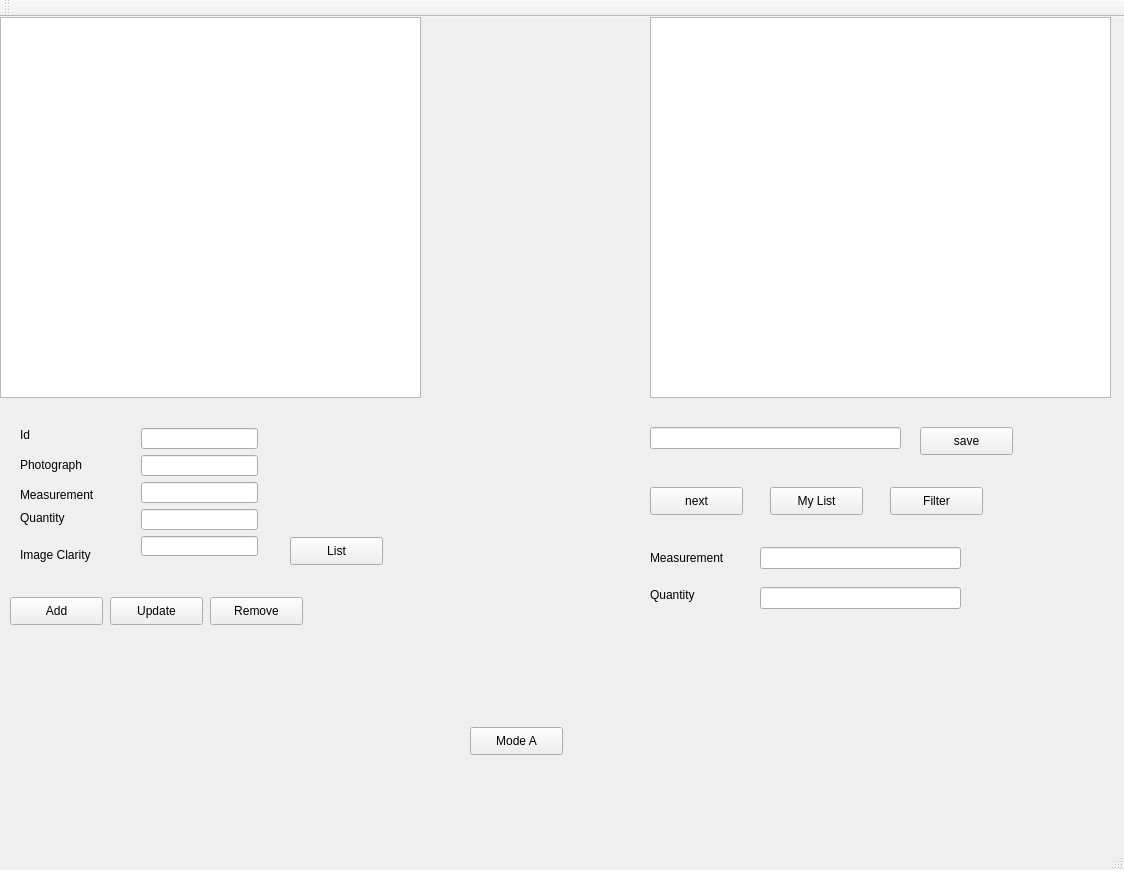
<?xml version="1.0" encoding="UTF-8"?>
<ui version="4.0">
 <class>QtGuiApplication3Class</class>
 <widget class="QMainWindow" name="QtGuiApplication3Class">
  <property name="geometry">
   <rect>
    <x>0</x>
    <y>0</y>
    <width>1124</width>
    <height>870</height>
   </rect>
  </property>
  <property name="windowTitle">
   <string>QtGuiApplication3</string>
  </property>
  <widget class="QWidget" name="centralWidget">
   <widget class="QListWidget" name="listWidget">
    <property name="geometry">
     <rect>
      <x>0</x>
      <y>0</y>
      <width>421</width>
      <height>381</height>
     </rect>
    </property>
   </widget>
   <widget class="QLabel" name="label">
    <property name="geometry">
     <rect>
      <x>20</x>
      <y>410</y>
      <width>16</width>
      <height>16</height>
     </rect>
    </property>
    <property name="text">
     <string>Id</string>
    </property>
    <property name="buddy">
     <cstring>textBoxId</cstring>
    </property>
   </widget>
   <widget class="QLabel" name="label_2">
    <property name="geometry">
     <rect>
      <x>20</x>
      <y>470</y>
      <width>78</width>
      <height>16</height>
     </rect>
    </property>
    <property name="text">
     <string>Measurement</string>
    </property>
    <property name="buddy">
     <cstring>textBoxMeasurement</cstring>
    </property>
   </widget>
   <widget class="QLabel" name="label_3">
    <property name="geometry">
     <rect>
      <x>20</x>
      <y>440</y>
      <width>65</width>
      <height>16</height>
     </rect>
    </property>
    <property name="text">
     <string>Photograph</string>
    </property>
    <property name="buddy">
     <cstring>textBoxPhotograph</cstring>
    </property>
   </widget>
   <widget class="QLabel" name="label_5">
    <property name="geometry">
     <rect>
      <x>20</x>
      <y>530</y>
      <width>78</width>
      <height>16</height>
     </rect>
    </property>
    <property name="text">
     <string>Image Clarity</string>
    </property>
    <property name="buddy">
     <cstring>textBoxImageClarity</cstring>
    </property>
   </widget>
   <widget class="QLabel" name="label_4">
    <property name="geometry">
     <rect>
      <x>20</x>
      <y>490</y>
      <width>78</width>
      <height>22</height>
     </rect>
    </property>
    <property name="text">
     <string>Quantity</string>
    </property>
    <property name="buddy">
     <cstring>textBoxQuantity</cstring>
    </property>
   </widget>
   <widget class="QPushButton" name="addButton">
    <property name="geometry">
     <rect>
      <x>10</x>
      <y>580</y>
      <width>93</width>
      <height>28</height>
     </rect>
    </property>
    <property name="text">
     <string>Add</string>
    </property>
   </widget>
   <widget class="QPushButton" name="UpdateButton">
    <property name="geometry">
     <rect>
      <x>110</x>
      <y>580</y>
      <width>93</width>
      <height>28</height>
     </rect>
    </property>
    <property name="text">
     <string>Update</string>
    </property>
   </widget>
   <widget class="QPushButton" name="listButton">
    <property name="geometry">
     <rect>
      <x>290</x>
      <y>520</y>
      <width>93</width>
      <height>28</height>
     </rect>
    </property>
    <property name="text">
     <string>List</string>
    </property>
   </widget>
   <widget class="QPushButton" name="removeButton">
    <property name="geometry">
     <rect>
      <x>210</x>
      <y>580</y>
      <width>93</width>
      <height>28</height>
     </rect>
    </property>
    <property name="text">
     <string>Remove</string>
    </property>
   </widget>
   <widget class="QPushButton" name="modeButton">
    <property name="geometry">
     <rect>
      <x>470</x>
      <y>710</y>
      <width>93</width>
      <height>28</height>
     </rect>
    </property>
    <property name="text">
     <string>Mode A</string>
    </property>
   </widget>
   <widget class="QWidget" name="layoutWidget">
    <property name="geometry">
     <rect>
      <x>130</x>
      <y>400</y>
      <width>139</width>
      <height>150</height>
     </rect>
    </property>
    <layout class="QVBoxLayout" name="verticalLayout_2">
     <item>
      <widget class="QLineEdit" name="textBoxId"/>
     </item>
     <item>
      <widget class="QLineEdit" name="textBoxPhotograph"/>
     </item>
     <item>
      <widget class="QLineEdit" name="textBoxMeasurement"/>
     </item>
     <item>
      <widget class="QLineEdit" name="textBoxQuantity"/>
     </item>
     <item>
      <widget class="QLineEdit" name="textBoxImageClarity"/>
     </item>
    </layout>
   </widget>
   <widget class="QListWidget" name="modeBList">
    <property name="geometry">
     <rect>
      <x>650</x>
      <y>0</y>
      <width>461</width>
      <height>381</height>
     </rect>
    </property>
   </widget>
   <widget class="QPushButton" name="nextButton">
    <property name="geometry">
     <rect>
      <x>650</x>
      <y>470</y>
      <width>93</width>
      <height>28</height>
     </rect>
    </property>
    <property name="text">
     <string>next</string>
    </property>
   </widget>
   <widget class="QLineEdit" name="idToSaveLine">
    <property name="geometry">
     <rect>
      <x>650</x>
      <y>410</y>
      <width>251</width>
      <height>22</height>
     </rect>
    </property>
   </widget>
   <widget class="QPushButton" name="saveIdButton">
    <property name="geometry">
     <rect>
      <x>920</x>
      <y>410</y>
      <width>93</width>
      <height>28</height>
     </rect>
    </property>
    <property name="text">
     <string>save</string>
    </property>
   </widget>
   <widget class="QPushButton" name="myListButton">
    <property name="geometry">
     <rect>
      <x>770</x>
      <y>470</y>
      <width>93</width>
      <height>28</height>
     </rect>
    </property>
    <property name="text">
     <string>My List</string>
    </property>
   </widget>
   <widget class="QPushButton" name="filterButton">
    <property name="geometry">
     <rect>
      <x>890</x>
      <y>470</y>
      <width>93</width>
      <height>28</height>
     </rect>
    </property>
    <property name="text">
     <string>Filter</string>
    </property>
   </widget>
   <widget class="QLabel" name="label_6">
    <property name="geometry">
     <rect>
      <x>650</x>
      <y>530</y>
      <width>81</width>
      <height>21</height>
     </rect>
    </property>
    <property name="text">
     <string>Measurement</string>
    </property>
    <property name="buddy">
     <cstring>measurementFilterTextBox</cstring>
    </property>
   </widget>
   <widget class="QLabel" name="label_7">
    <property name="geometry">
     <rect>
      <x>650</x>
      <y>570</y>
      <width>71</width>
      <height>16</height>
     </rect>
    </property>
    <property name="text">
     <string>Quantity</string>
    </property>
    <property name="buddy">
     <cstring>quantityFilterTextBox</cstring>
    </property>
   </widget>
   <widget class="QLineEdit" name="measurementFilterTextBox">
    <property name="geometry">
     <rect>
      <x>760</x>
      <y>530</y>
      <width>201</width>
      <height>22</height>
     </rect>
    </property>
   </widget>
   <widget class="QLineEdit" name="quantityFilterTextBox">
    <property name="geometry">
     <rect>
      <x>760</x>
      <y>570</y>
      <width>201</width>
      <height>22</height>
     </rect>
    </property>
   </widget>
  </widget>
  <widget class="QMenuBar" name="menuBar">
   <property name="geometry">
    <rect>
     <x>0</x>
     <y>0</y>
     <width>1124</width>
     <height>26</height>
    </rect>
   </property>
  </widget>
  <widget class="QToolBar" name="mainToolBar">
   <attribute name="toolBarArea">
    <enum>TopToolBarArea</enum>
   </attribute>
   <attribute name="toolBarBreak">
    <bool>false</bool>
   </attribute>
  </widget>
  <widget class="QStatusBar" name="statusBar"/>
 </widget>
 <layoutdefault spacing="6" margin="11"/>
 <resources>
  <include location="QtGuiApplication3.qrc"/>
 </resources>
 <connections/>
</ui>
